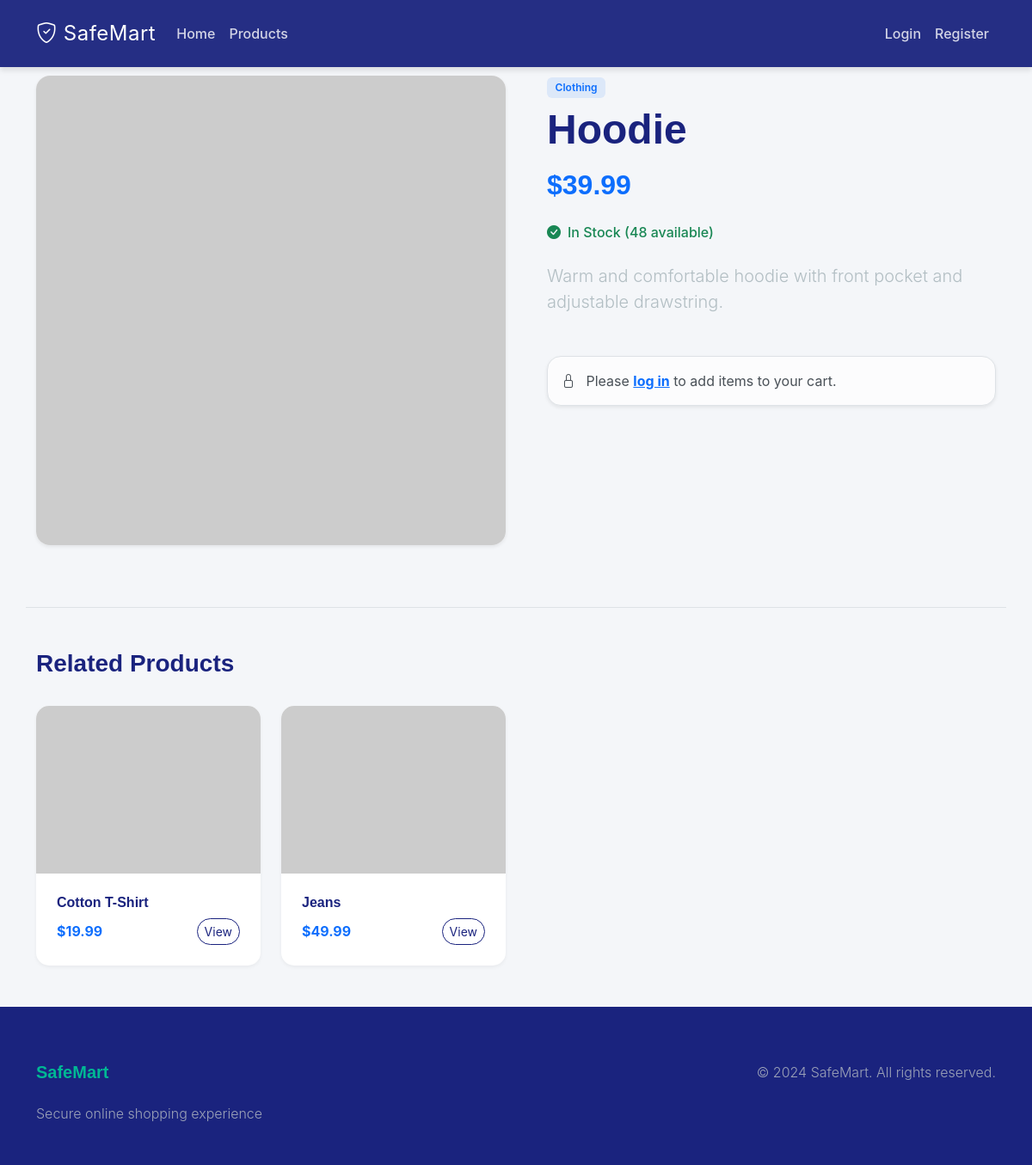
The app's page /product/hoodie with its own data.
### app/models.py (models this page shows, shortened)
class Category(db.Model):
    __tablename__ = 'categories'
    id = db.Column(db.Integer, primary_key=True)
    name = db.Column(db.String(100), unique=True, nullable=False, index=True)
    slug = db.Column(db.String(100), unique=True, nullable=False, index=True)
    description = db.Column(db.Text)
    created_at = db.Column(db.DateTime, default=datetime.utcnow, nullable=False)
    products = db.relationship('Product', backref='category', lazy='dynamic', cascade='all, delete-orphan')

class Product(db.Model):
    __tablename__ = 'products'
    id = db.Column(db.Integer, primary_key=True)
    name = db.Column(db.String(200), nullable=False, index=True)
    slug = db.Column(db.String(200), unique=True, nullable=False, index=True)
    description = db.Column(db.Text, nullable=False)
    price = db.Column(db.Numeric(10, 2), nullable=False)
    stock = db.Column(db.Integer, default=0, nullable=False)
    image = db.Column(db.String(255))
    category_id = db.Column(db.Integer, db.ForeignKey('categories.id'), nullable=False)
    is_active = db.Column(db.Boolean, default=True, nullable=False)
    created_at = db.Column(db.DateTime, default=datetime.utcnow, nullable=False)
    updated_at = db.Column(db.DateTime, default=datetime.utcnow, onupdate=datetime.utcnow)
    order_items = db.relationship('OrderItem', backref='product', lazy='dynamic', cascade='all, delete-orphan')
    cart_items = db.relationship('CartItem', backref='product', lazy='dynamic', cascade='all, delete-orphan')
    def is_in_stock(self):
        return self.stock > 0 and self.is_active

### app/main/routes.py (the view)
@main_bp.route('/product/<slug>')
def product_detail(slug):
    product = Product.query.filter_by(slug=slug, is_active=True).first_or_404()
    related_products = Product.query.filter(
        Product.category_id == product.category_id,
        Product.id != product.id,
        Product.is_active == True
    ).limit(4).all()
    return render_template('main/product_detail.html',
                         title=product.name,
                         product=product,
                         related_products=related_products)

### app/templates/main/product_detail.html
{% extends "base.html" %}
{% block content %}
<div class="row animate__animated animate__fadeIn">
    <div class="col-md-6 mb-4">
        <div class="card border-0 shadow-sm overflow-hidden rounded-4">
            <img src="{{ product|product_image }}" class="img-fluid w-100" alt="{{ product.name }}"
                style="object-fit: cover;"
                onerror="this.onerror=null; this.src='https://via.placeholder.com/500x500?text={{ product.name|urlencode }}';">
        </div>
    </div>
    <div class="col-md-6">
        <div class="ps-md-4">
            <span class="badge bg-primary bg-opacity-10 text-primary mb-2">{{ product.category.name }}</span>
            <h1 class="display-5 fw-bold mb-3">{{ product.name }}</h1>
            <h2 class="text-primary fw-bold mb-4">${{ "%.2f"|format(product.price) }}</h2>
            <div class="mb-4">
                {% if product.is_in_stock() %}
                <div class="d-flex align-items-center text-success">
                    <i class="bi bi-check-circle-fill me-2"></i>
                    <span class="fw-medium">In Stock ({{ product.stock }} available)</span>
                </div>
                {% else %}
                <div class="d-flex align-items-center text-danger">
                    <i class="bi bi-x-circle-fill me-2"></i>
                    <span class="fw-medium">Out of Stock</span>
                </div>
                {% endif %}
            </div>
            <p class="lead text-muted mb-5">{{ product.description }}</p>
            {% if current_user.is_authenticated and product.is_in_stock() %}
            <div class="card bg-light border-0 rounded-4 p-4">
                <form method="POST" action="{{ url_for('main.add_to_cart', product_id=product.id) }}">
                    <div class="row g-3 align-items-end">
                        <div class="col-md-4">
                            <label for="quantity" class="form-label fw-bold">Quantity</label>
                            <input type="number" name="quantity" id="quantity" value="1" min="1"
                                max="{{ product.stock }}" class="form-control form-control-lg">
                        </div>
                        <div class="col-md-8">
                            <button type="submit" class="btn btn-primary btn-lg w-100">
                                <i class="bi bi-cart-plus me-2"></i> Add to Cart
                            </button>
                        </div>
                    </div>
                </form>
            </div>
            {% elif not current_user.is_authenticated %}
            <div class="alert alert-light border shadow-sm rounded-4">
                <i class="bi bi-lock me-2"></i> Please <a href="{{ url_for('auth.login') }}" class="fw-bold">log in</a>
                to add items to your cart.
            </div>
            {% endif %}
        </div>
    </div>
</div>
{% if related_products %}
<div class="row mt-5 pt-5 border-top">
    <div class="col-12 mb-4">
        <h3 class="fw-bold">Related Products</h3>
    </div>
    {% for product in related_products %}
    <div class="col-md-6 col-lg-3 mb-4">
        <div class="card product-card h-100">
            <div class="card-img-wrapper">
                <img src="{{ product|product_image }}" class="card-img-top" alt="{{ product.name }}"
                    onerror="this.onerror=null; this.src='https://via.placeholder.com/400x400?text={{ product.name|urlencode }}';">
            </div>
            <div class="card-body d-flex flex-column">
                <h5 class="card-title h6">{{ product.name }}</h5>
                <div class="mt-auto d-flex justify-content-between align-items-center">
                    <span class="text-primary fw-bold">${{ "%.2f"|format(product.price) }}</span>
                    <a href="{{ url_for('main.product_detail', slug=product.slug) }}"
                        class="btn btn-outline-primary btn-sm rounded-pill">View</a>
                </div>
            </div>
        </div>
    </div>
    {% endfor %}
</div>
{% endif %}
{% endblock %}

### app/static/css/style.css (style rules this page uses)
:root { --primary-color: #1a237e; --secondary-color: #00b894; --accent-color: #ff7675; --dark-bg: #2d3436; --light-bg: #f4f6f9; --white: #ffffff; --text-primary: #2d3436; --text-secondary: #636e72; --gradient-primary: linear-gradient(135deg, #1a237e 0%, #3949ab 100%); --gradient-accent: linear-gradient(135deg, #ff7675 0%, #d63031 100%); --shadow-sm: 0 2px 4px rgba(0, 0, 0, 0.05); --shadow-md: 0 4px 6px rgba(0, 0, 0, 0.1); --shadow-lg: 0 10px 15px rgba(0, 0, 0, 0.1); --shadow-hover: 0 20px 25px rgba(0, 0, 0, 0.15); }
body { font-family: 'Inter', sans-serif; background-color: var(--light-bg); color: var(--text-primary); display: flex; flex-direction: column; min-height: 100vh; overflow-x: hidden; }
h1, h2, h3, h4, h5, h6 { font-family: 'Poppins', sans-serif; font-weight: 600; color: var(--primary-color); }
.product-card { border: none; border-radius: 15px; overflow: hidden; box-shadow: var(--shadow-sm); transition: all 0.3s cubic-bezier(0.4, 0, 0.2, 1); background: var(--white); height: 100%; }
.card-img-wrapper { overflow: hidden; position: relative; padding-top: 75%; }
.card-img-top { position: absolute; top: 0; left: 0; width: 100%; height: 100%; object-fit: cover; transition: transform 0.5s ease; }
.card-body { padding: 1.5rem; }
.card-title { font-weight: 700; color: var(--primary-color); margin-bottom: 0.5rem; }
.btn-outline-primary { color: var(--primary-color); border-color: var(--primary-color); border-radius: 8px; }
.text-muted { color: #b2bec3 !important; }
.badge { padding: 0.5em 0.8em; font-weight: 600; border-radius: 6px; }

### app/templates/base.html (style rules this page uses)
body { margin-top: 4rem; }
.product-card { transition: transform 0.2s; }

### records on screen
Category: category.name "Clothing"
Product: name "Hoodie", price "39.99", stock "48", description "Warm and comfortable hoodie with front pocket and adjustable drawstring."
Product: name "Cotton T-Shirt", price "19.99"
Product: name "Jeans", price "49.99"
